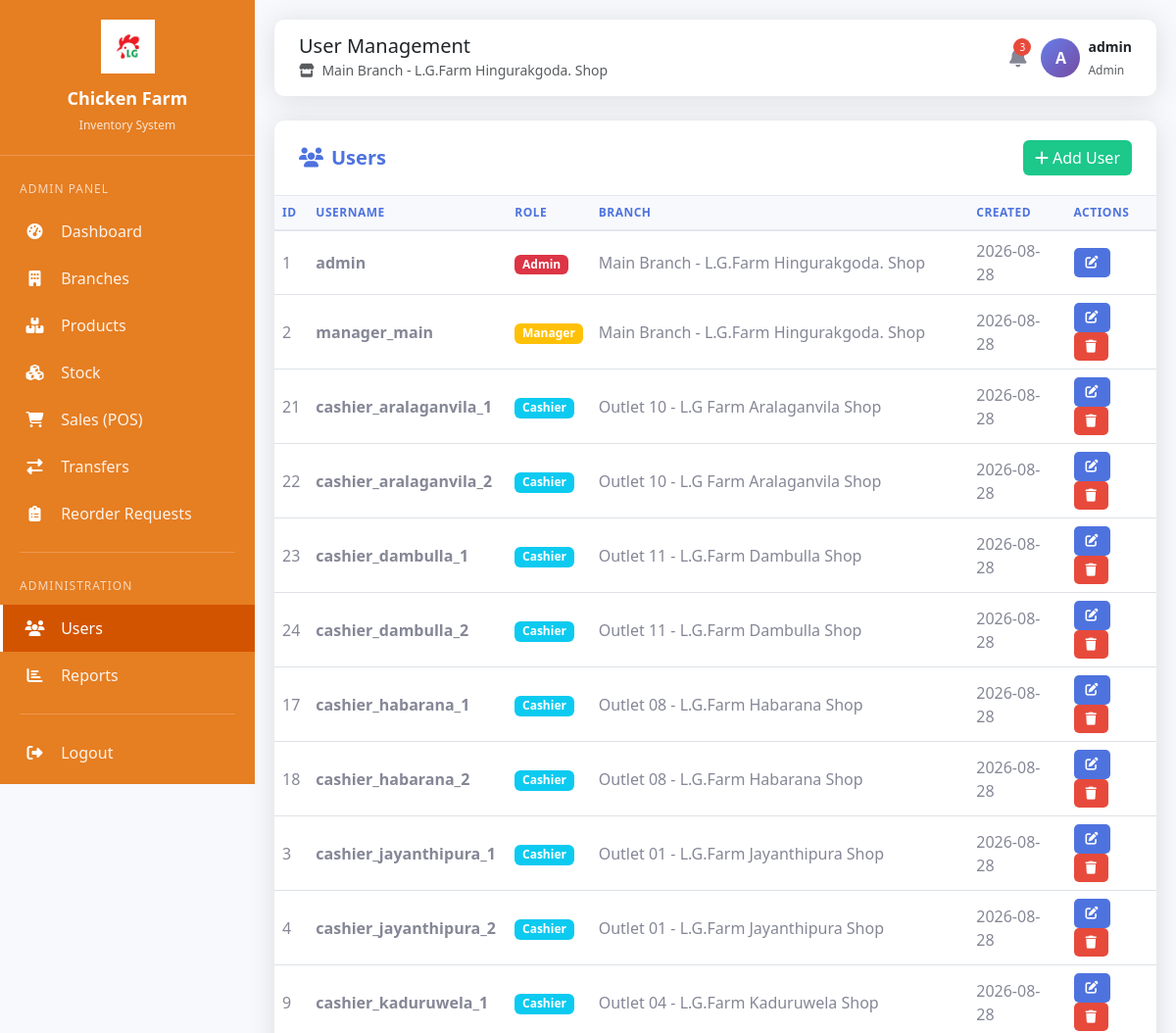
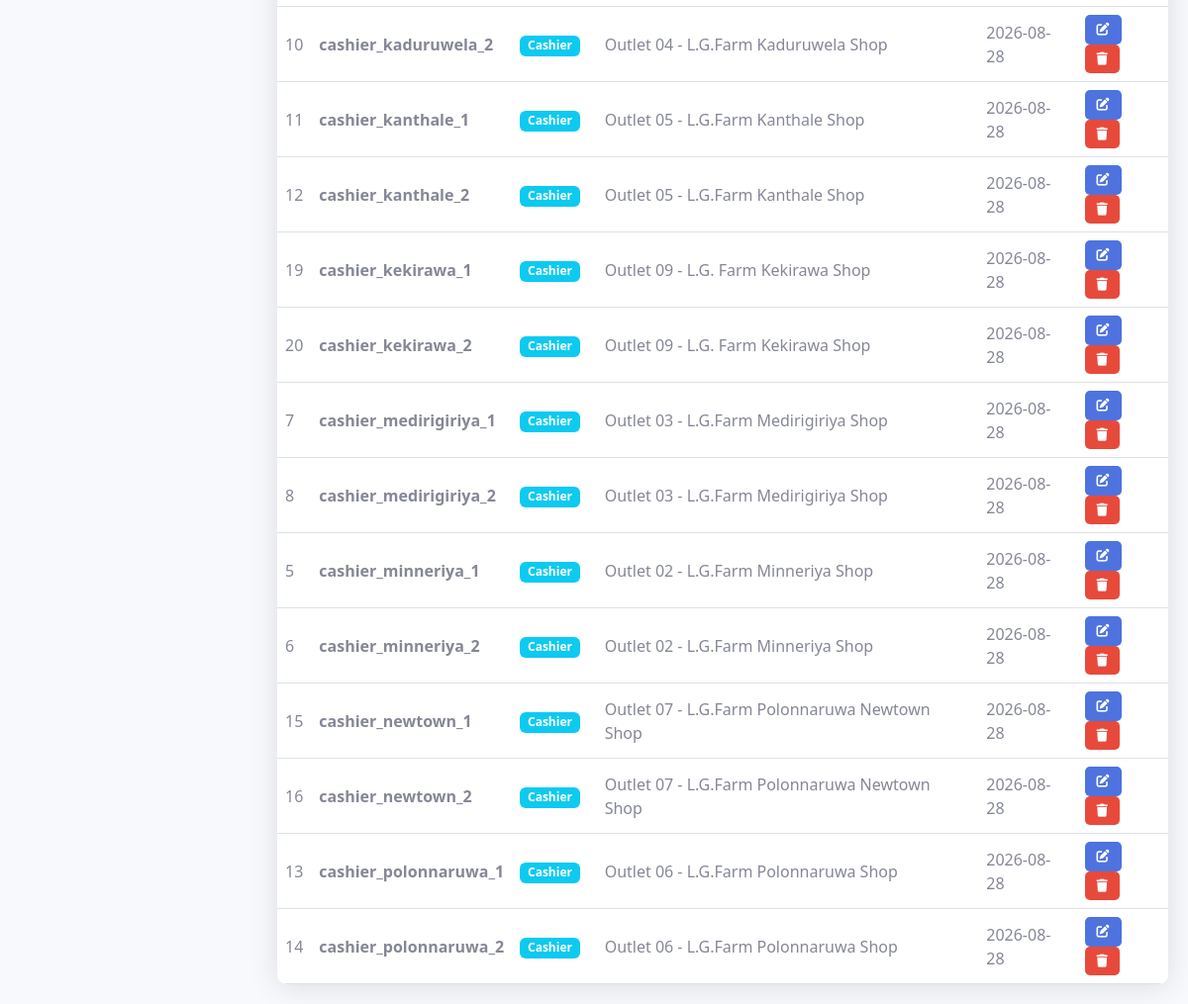
/users.php (signed in), run on the app's committed database (2 pictures, top to bottom).
### tables this page shows
CREATE TABLE users (
    id INT AUTO_INCREMENT PRIMARY KEY,
    username VARCHAR(50) NOT NULL UNIQUE,
    password VARCHAR(255) NOT NULL,
    full_name VARCHAR(100) NOT NULL,
    role ENUM('admin', 'manager', 'cashier') NOT NULL DEFAULT 'cashier',
    branch_id INT,
    is_active TINYINT(1) NOT NULL DEFAULT 1,
    created_at TIMESTAMP DEFAULT CURRENT_TIMESTAMP,
    FOREIGN KEY (branch_id) REFERENCES branches(id) ON DELETE SET NULL
);

CREATE TABLE branches (
    id INT AUTO_INCREMENT PRIMARY KEY,
    name VARCHAR(100) NOT NULL,
    location VARCHAR(200) NOT NULL,
    type ENUM('main', 'outlet') NOT NULL DEFAULT 'outlet',
    contact_no VARCHAR(20) NOT NULL,
    created_at TIMESTAMP DEFAULT CURRENT_TIMESTAMP
);

### users.php (the view, shortened to what this page needs)
<?php
include 'header.php';
$users_sql = "SELECT u.*, b.name as branch_name
              FROM users u
              LEFT JOIN branches b ON u.branch_id = b.id
              ORDER BY u.role, u.username";
$users = $conn->query($users_sql);
?>
<div class="row fade-in">
    <div class="col-12">
        <div class="table-container">
            <div class="table-header">
                <h5><i class="fas fa-users me-2"></i>Users</h5>
                <button class="btn btn-add" data-bs-toggle="modal" data-bs-target="#addUserModal">
                    <i class="fas fa-plus me-1"></i>Add User
                </button>
            </div>
            <div class="table-responsive">
                <table class="table table-hover">
                    <thead>
                        <tr>
                            <th>ID</th>
                            <th>Username</th>
                            <th>Role</th>
                            <th>Branch</th>
                            <th>Created</th>
                            <th>Actions</th>
                        </tr>
                    </thead>
                    <tbody>
                        <?php while ($user = $users->fetch_assoc()): ?>
                        <tr>
                            <td><?php echo $user['id']; ?></td>
                            <td><strong><?php echo htmlspecialchars($user['username']); ?></strong></td>
                            <td>
                                <span class="badge <?php
                                    echo $user['role'] == 'admin' ? 'bg-danger' :
                                         ($user['role'] == 'manager' ? 'bg-warning' : 'bg-info');
                                ?>">
                                    <?php echo ucfirst($user['role']); ?>
                                </span>
                            </td>
                            <td><?php echo $user['branch_name'] ? $user['branch_name'] : '<span class="text-muted">All Branches</span>'; ?></td>
                            <td><?php echo date('Y-m-d', strtotime($user['created_at'])); ?></td>
                            <td>
                                <button class="btn btn-action btn-edit" data-bs-toggle="modal" data-bs-target="#editUserModal<?php echo $user['id']; ?>">
                                    <i class="fas fa-edit"></i>
                                </button>
                                <?php if ($user['id'] != $_SESSION['user_id']): ?>
                                <button class="btn btn-action btn-delete" onclick="confirmDelete('users.php?delete=<?php echo $user['id']; ?>', '<?php echo htmlspecialchars($user['username']); ?>')">
                                    <i class="fas fa-trash"></i>
                                </button>
                                <?php endif; ?>
                            </td>
                        </tr>
                        <?php endwhile; ?>
                    </tbody>
                </table>
            </div>
        </div>
    </div>
</div>
<?php include 'footer.php'; ?>

### header.php (style rules this page uses)
:root { --sidebar-width: 260px; --primary-color: #4e73df; --secondary-color: #858796; --success-color: #1cc88a; --info-color: #36b9cc; --warning-color: #f6c23e; --danger-color: #e74a3b; --sidebar-orange: #E67E22; --sidebar-orange-dark: #D35400; }
body { font-family: 'Segoe UI', Tahoma, Geneva, Verdana, sans-serif; background-color: #f8f9fc; }
.table-container { background: white; border-radius: 10px; box-shadow: 0 0.15rem 1.75rem 0 rgba(58, 59, 69, 0.15); overflow: hidden; }
.table-container .table-header { padding: 20px 25px; border-bottom: 1px solid #e3e6f0; display: flex; justify-content: space-between; align-items: center; }
.table-container .table-header h5 { margin: 0; font-weight: 600; color: #4e73df; }
.table-container table { margin-bottom: 0; }
.table-container th { background: #f8f9fc; color: #4e73df; font-weight: 600; text-transform: uppercase; font-size: 12px; letter-spacing: 0.5px; border-bottom: 2px solid #e3e6f0; }
.table-container td { vertical-align: middle; color: #858796; }
.btn-action { padding: 5px 12px; font-size: 13px; border-radius: 5px; }
.btn-add { background: var(--success-color); border: none; color: white; }
.btn-edit { background: var(--primary-color); border: none; color: white; }
.btn-delete { background: var(--danger-color); border: none; color: white; }
.fade-in { animation: fadeIn 0.5s ease-out; }

### data on the page
users: id "1", username "admin", role "Admin", branch.name "Main Branch - L.G.Farm Hingurakgoda. Shop", created_at "2026-08-28"
users: id "2", username "manager_main", role "Manager", branch.name "Main Branch - L.G.Farm Hingurakgoda. Shop", created_at "2026-08-28"
users: id "21", username "cashier_aralaganvila_1", role "Cashier", branch.name "Outlet 10 - L.G Farm Aralaganvila Shop", created_at "2026-08-28"
users: id "22", username "cashier_aralaganvila_2", role "Cashier", branch.name "Outlet 10 - L.G Farm Aralaganvila Shop", created_at "2026-08-28"
users: id "23", username "cashier_dambulla_1", role "Cashier", branch.name "Outlet 11 - L.G.Farm Dambulla Shop", created_at "2026-08-28"
users: id "24", username "cashier_dambulla_2", role "Cashier", branch.name "Outlet 11 - L.G.Farm Dambulla Shop", created_at "2026-08-28"
users: id "17", username "cashier_habarana_1", role "Cashier", branch.name "Outlet 08 - L.G.Farm Habarana Shop", created_at "2026-08-28"
users: id "18", username "cashier_habarana_2", role "Cashier", branch.name "Outlet 08 - L.G.Farm Habarana Shop", created_at "2026-08-28"
users: id "3", username "cashier_jayanthipura_1", role "Cashier", branch.name "Outlet 01 - L.G.Farm Jayanthipura Shop", created_at "2026-08-28"
users: id "4", username "cashier_jayanthipura_2", role "Cashier", branch.name "Outlet 01 - L.G.Farm Jayanthipura Shop", created_at "2026-08-28"
users: id "9", username "cashier_kaduruwela_1", role "Cashier", branch.name "Outlet 04 - L.G.Farm Kaduruwela Shop", created_at "2026-08-28"
users: id "10", username "cashier_kaduruwela_2", role "Cashier", branch.name "Outlet 04 - L.G.Farm Kaduruwela Shop", created_at "2026-08-28"
users: id "11", username "cashier_kanthale_1", role "Cashier", branch.name "Outlet 05 - L.G.Farm Kanthale Shop", created_at "2026-08-28"
users: id "12", username "cashier_kanthale_2", role "Cashier", branch.name "Outlet 05 - L.G.Farm Kanthale Shop", created_at "2026-08-28"
users: id "19", username "cashier_kekirawa_1", role "Cashier", branch.name "Outlet 09 - L.G. Farm Kekirawa Shop", created_at "2026-08-28"
users: id "20", username "cashier_kekirawa_2", role "Cashier", branch.name "Outlet 09 - L.G. Farm Kekirawa Shop", created_at "2026-08-28"
users: id "7", username "cashier_medirigiriya_1", role "Cashier", branch.name "Outlet 03 - L.G.Farm Medirigiriya Shop", created_at "2026-08-28"
users: id "8", username "cashier_medirigiriya_2", role "Cashier", branch.name "Outlet 03 - L.G.Farm Medirigiriya Shop", created_at "2026-08-28"
users: id "5", username "cashier_minneriya_1", role "Cashier", branch.name "Outlet 02 - L.G.Farm Minneriya Shop", created_at "2026-08-28"
users: id "6", username "cashier_minneriya_2", role "Cashier", branch.name "Outlet 02 - L.G.Farm Minneriya Shop", created_at "2026-08-28"
users: id "15", username "cashier_newtown_1", role "Cashier", branch.name "Outlet 07 - L.G.Farm Polonnaruwa Newtown Shop", created_at "2026-08-28"
users: id "16", username "cashier_newtown_2", role "Cashier", branch.name "Outlet 07 - L.G.Farm Polonnaruwa Newtown Shop", created_at "2026-08-28"
users: id "13", username "cashier_polonnaruwa_1", role "Cashier", branch.name "Outlet 06 - L.G.Farm Polonnaruwa Shop", created_at "2026-08-28"
users: id "14", username "cashier_polonnaruwa_2", role "Cashier", branch.name "Outlet 06 - L.G.Farm Polonnaruwa Shop", created_at "2026-08-28"

### other printed values
$user_role "ADMIN"
$page_title "User Management"
$_SESSION['branch_name'] "Main Branch - L.G.Farm Hingurakgoda. Shop"
$unread_alerts "3"
substr($_SESSION['username'], 0, 1) "A"
$_SESSION['username'] "admin"
$user_role "Admin"
